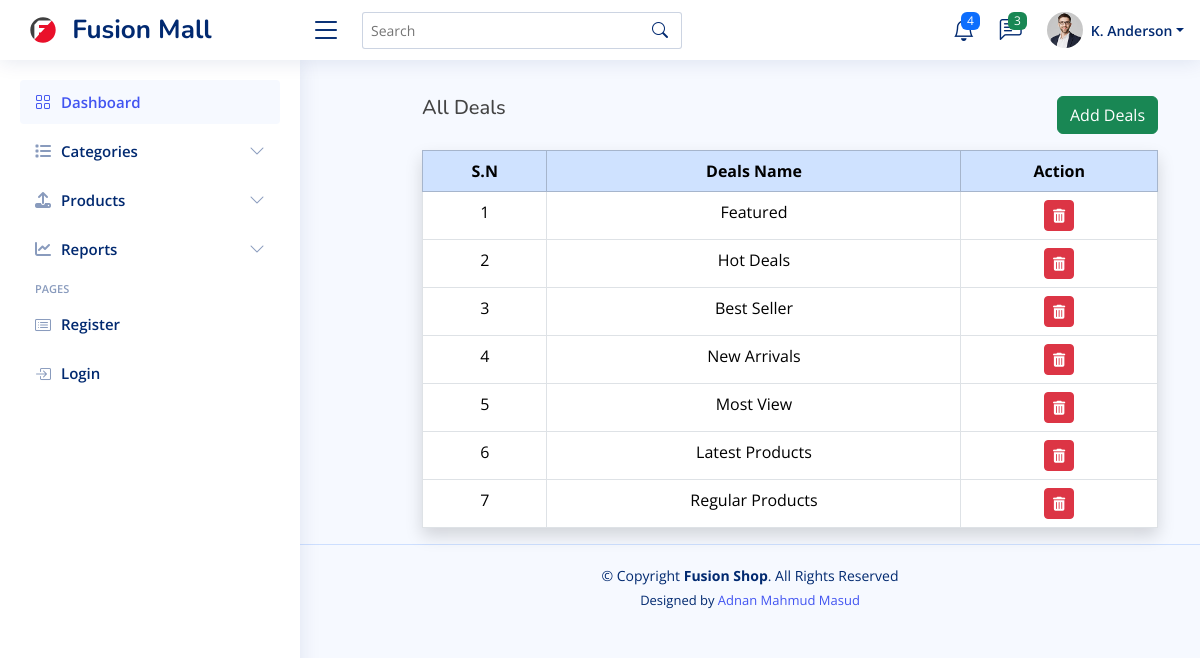
/dashboard/deals-reports.php, run on the app's committed database.
### tables this page shows
CREATE TABLE `deals` (
  `id` int(255) NOT NULL,
  `name` varchar(255) NOT NULL,
  `time` varchar(255) NOT NULL DEFAULT current_timestamp()
);

### dashboard/deals-reports.php (the view, shortened to what this page needs)
<?php
    include 'header.php';
    include 'sidebar.php';
?>
<div class="container">
    <div class="row">
    </div>
</div>
<div class="container">
    <div class="row">
        <div class="col-md-8 ms-auto">
            <div class="col-md-12 d-flex">
                <h5 class="mt-5">All Deals</h5>
                <button type="button" class="btn btn-success ms-auto mt-5 mb-3" data-bs-toggle="modal" data-bs-target="#add-deals-modal">Add Deals</button>
            </div>
            <table class="table table-bordered table-responsive text-center shadow">
                <thead class="table-primary">
                    <tr>
                        <th>S.N</th>
                        <th>Deals Name</th>
                        <th>Action</th>
                    </tr>
                </thead>
                <tbody>
                    <?php
                        $deals_query = "SELECT * FROM deals";
                        $run_deals_query = mysqli_query($connection, $deals_query);
                        $serioul = 0;
                        if(mysqli_num_rows($run_deals_query)>0){
                            while ($deals_row = mysqli_fetch_assoc($run_deals_query)) {
                                $serioul++;
                                $deals_id = $deals_row['id'];
                                $deals_name = $deals_row['name']; ?>
                                <tr>
                                    <td><?php echo $serioul;?></td>
                                    <td><?php echo $deals_name;?></td>
                                    <td><a class="btn btn-sm btn-danger" href="delete-core.php?deals_id=<?php echo $deals_id;?>"><i class="fa-solid fa-trash-can"></i></a></td>
                                </tr>
                            <?php }
                        }
                    ?>
                </tbody>
            </table>
        </div>
    </div>
</div>
<?php include 'footer.php';?>

### dashboard/assets/css/style.css (style rules this page uses)
:root { scroll-behavior: smooth; }
body { font-family: "Open Sans", sans-serif; background: #f6f9ff; color: #444444; }
a { color: #4154f1; text-decoration: none; }
h1, h2, h3, h4, h5, h6 { font-family: "Nunito", sans-serif; }

### data on the page
deals: name "Featured"
deals: name "Hot Deals"
deals: name "Best Seller"
deals: name "New Arrivals"
deals: name "Most View"
deals: name "Latest Products"
deals: name "Regular Products"
